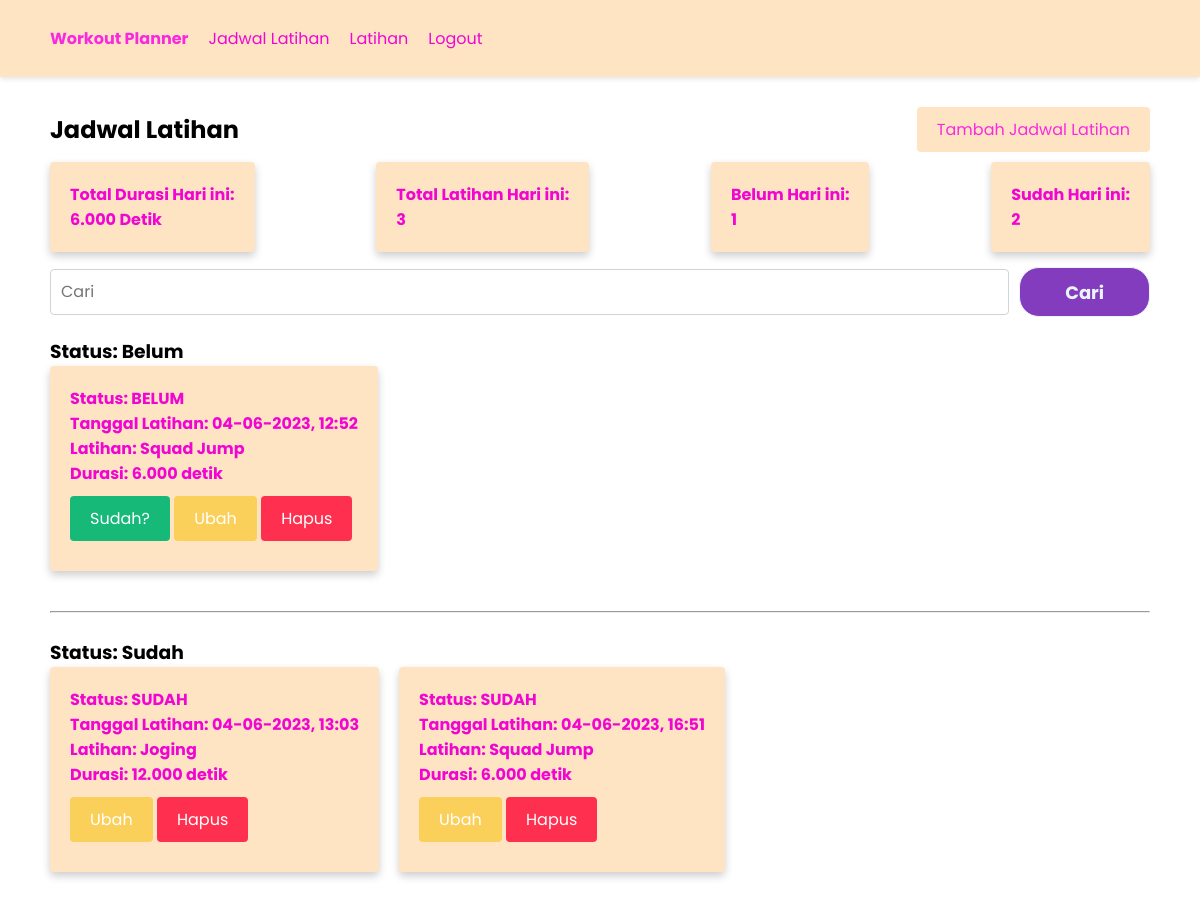
/index.php (signed in), run on the app's committed database.
### tables this page shows
CREATE TABLE `jadwal_latihan` (
  `id_jadwal_latihan` int(11) NOT NULL,
  `tanggal_latihan` datetime NOT NULL,
  `status` enum('BELUM','SUDAH') NOT NULL,
  `id_latihan` int(11) NOT NULL,
  `id_user` int(11) NOT NULL
);

CREATE TABLE `latihan` (
  `id_latihan` int(11) NOT NULL,
  `nama_latihan` varchar(100) NOT NULL,
  `durasi` int(11) NOT NULL,
  `id_user` int(11) NOT NULL
);

### index.php (the view, shortened to what this page needs)
<?php
	include 'koneksi.php';
	$id_user = $_SESSION['id_user'];
	$jadwal_latihan_belum = mysqli_query($koneksi, "SELECT * FROM jadwal_latihan INNER JOIN latihan ON jadwal_latihan.id_latihan = latihan.id_latihan WHERE jadwal_latihan.id_user = '$id_user' AND status = 'BELUM' ORDER BY tanggal_latihan ASC");
	$jadwal_latihan_sudah = mysqli_query($koneksi, "SELECT * FROM jadwal_latihan INNER JOIN latihan ON jadwal_latihan.id_latihan = latihan.id_latihan WHERE jadwal_latihan.id_user = '$id_user' AND status = 'SUDAH' ORDER BY tanggal_latihan ASC");
	$total_durasi_hari_ini = mysqli_fetch_assoc(mysqli_query($koneksi, "SELECT SUM(latihan.durasi) AS total_durasi
	FROM jadwal_latihan
	INNER JOIN latihan ON jadwal_latihan.id_latihan = latihan.id_latihan
	WHERE jadwal_latihan.id_user = '$id_user'
	  AND DATE(jadwal_latihan.tanggal_latihan) = CURDATE() AND status = 'BELUM'"));
	$total_latihan_hari_ini = mysqli_fetch_assoc(mysqli_query($koneksi, "SELECT COUNT(latihan.id_latihan) AS total_latihan
	FROM jadwal_latihan
	INNER JOIN latihan ON jadwal_latihan.id_latihan = latihan.id_latihan
	WHERE jadwal_latihan.id_user = '$id_user'
	  AND DATE(jadwal_latihan.tanggal_latihan) = CURDATE()"));
	$total_latihan_belum_hari_ini = mysqli_fetch_assoc(mysqli_query($koneksi, "SELECT COUNT(latihan.id_latihan) AS total_latihan
	FROM jadwal_latihan
	INNER JOIN latihan ON jadwal_latihan.id_latihan = latihan.id_latihan
	WHERE jadwal_latihan.id_user = '$id_user'
	  AND DATE(jadwal_latihan.tanggal_latihan) = CURDATE() AND status = 'BELUM'"));
	$total_latihan_sudah_hari_ini = mysqli_fetch_assoc(mysqli_query($koneksi, "SELECT COUNT(latihan.id_latihan) AS total_latihan
	FROM jadwal_latihan
	INNER JOIN latihan ON jadwal_latihan.id_latihan = latihan.id_latihan
	WHERE jadwal_latihan.id_user = '$id_user'
	  AND DATE(jadwal_latihan.tanggal_latihan) = CURDATE() AND status = 'SUDAH'"));
 ?>
<!DOCTYPE html>
<html lang="en">
<head>
    <?php include 'head.php'; ?>
</head>
<body>
    <?php include 'navbar.php'; ?>
    <div class="container">
    	<div class="title">
    		<h2>Jadwal Latihan</h2>
	    	<a href="tambah_jadwal_latihan.php" class="button">Tambah Jadwal Latihan</a>
    	</div>
		<div class="row justify-content-between">
			<div class="col">
				<div class="card">
		    		<h4>Total Durasi Hari ini:<br><?= str_replace(",", ".", number_format($total_durasi_hari_ini['total_durasi'])); ?> Detik</h4>
		    	</div>
			</div>
			<div class="col">
				<div class="card">
		    		<h4>Total Latihan Hari ini:<br><?= number_format($total_latihan_hari_ini['total_latihan']); ?></h4>
		    	</div>
	    	</div>
			<div class="col">
		    	<div class="card">
		    		<h4>Belum Hari ini:<br><?= number_format($total_latihan_belum_hari_ini['total_latihan']); ?></h4>
		    	</div>
	    	</div>
			<div class="col">
		    	<div class="card">
		    		<h4>Sudah Hari ini:<br><?= number_format($total_latihan_sudah_hari_ini['total_latihan']); ?></h4>
		    	</div>
			</div>
		</div>
		<form method="post" class="form-cari">
			<input type="text" id="cari" name="cari" placeholder="Cari" class="form-control">
			<button type="submit" name="btnCari">Cari</button>
		</form>
		<h3>Status: Belum</h3>
    	<div class="row">
    		<?php if (mysqli_num_rows($jadwal_latihan_belum) > 0): ?>
    			<?php foreach ($jadwal_latihan_belum as $data): ?>
		    		<div class="col">
		    			<div class="card">
				    		<h4>Status: <?= $data['status']; ?></h4>
				    		<h4>Tanggal Latihan: <?= date("d-m-Y, H:i", strtotime($data['tanggal_latihan'])); ?></h4>
				    		<h4>Latihan: <?= $data['nama_latihan']; ?></h4>
				    		<h4>Durasi: <?= str_replace(",", ".", number_format($data['durasi'])); ?> detik</h4>
				    		<?php if ($data['status'] == 'BELUM'): ?>
					    		<a href="ubah_status.php?id_jadwal_latihan=<?= $data['id_jadwal_latihan']; ?>" class="button bg-green">Sudah?</a>
				    		<?php endif ?>
				    		<a href="ubah_jadwal_latihan.php?id_jadwal_latihan=<?= $data['id_jadwal_latihan']; ?>" class="button bg-yellow">Ubah</a>
				    		<a onclick="return confirm('Apakah Anda yakin ingin menghapus jadwal latihan <?= $data['nama_latihan']; ?>?')" href="hapus_jadwal_latihan.php?id_jadwal_latihan=<?= $data['id_jadwal_latihan']; ?>" class="button bg-red">Hapus</a>
				    	</div>
		    		</div>
		    	<?php endforeach ?>
		    <?php else: ?>
    			<div class="card">
			    	<h4>Tidak ada Latihan</h4>
			    </div>
    		<?php endif ?>
    	</div>
    	<br>
    	<hr>
    	<br>
    	<h3>Status: Sudah</h3>
    	<div class="row">
    		<?php if (mysqli_num_rows($jadwal_latihan_sudah) > 0): ?>
	    		<?php foreach ($jadwal_latihan_sudah as $data): ?>
		    		<div class="col">
		    			<div class="card">
				    		<h4>Status: <?= $data['status']; ?></h4>
				    		<h4>Tanggal Latihan: <?= date("d-m-Y, H:i", strtotime($data['tanggal_latihan'])); ?></h4>
				    		<h4>Latihan: <?= $data['nama_latihan']; ?></h4>
				    		<h4>Durasi: <?= str_replace(",", ".", number_format($data['durasi'])); ?> detik</h4>
				    		<a href="ubah_jadwal_latihan.php?id_jadwal_latihan=<?= $data['id_jadwal_latihan']; ?>" class="button bg-yellow">Ubah</a>
				    		<a onclick="return confirm('Apakah Anda yakin ingin menghapus jadwal latihan <?= $data['nama_latihan']; ?>?')" href="hapus_jadwal_latihan.php?id_jadwal_latihan=<?= $data['id_jadwal_latihan']; ?>" class="button bg-red">Hapus</a>
				    	</div>
		    		</div>
		    	<?php endforeach ?>
		    <?php else: ?>
		    	<div class="card">
			    	<h4>Tidak ada Latihan</h4>
			    </div>
		    <?php endif ?>
    	</div>
    </div>
</body>
</html>

### style.css (style rules this page uses)
* { margin: 0; padding: 0; box-sizing: border-box; font-family: "Poppins", sans-serif; }
button[type='submit'] { width: 100%; height: 50px; border: 1px solid; background: #833cbd; border-radius: 20px; font-size: 18px; color: #e9f4fb; font-weight: 700; cursor: pointer; outline: none; }
.container { margin-right: auto; margin-left: auto; padding-right: 50px; padding-left: 50px; padding-top: 20px; padding-bottom: 20px; }
.button { display: inline-block; padding: 10px 20px; background-color: bisque; color: white; text-decoration: none; text-align: center; font-size: 16px; border: none; border-radius: 4px; cursor: pointer; color: rgb(250, 41, 222); margin-top: 10px; margin-bottom: 10px; }
.form-control { display: block; width: 100%; padding: 0.375rem 0.75rem; font-size: 1rem; line-height: 1.5; color: #495057; background-color: #fff; background-clip: padding-box; border: 1px solid #ced4da; border-radius: 0.25rem; transition: border-color 0.15s ease-in-out, box-shadow 0.15s ease-in-out; }
.title { display: flex; align-items: center; justify-content: flex-end; }
.title h1, .title h2, .title h3, .title h4, .title h5 { margin-right: auto; }
.card { box-shadow: 0 4px 8px 0 rgba(0, 0, 0, 0.2); max-width: 350px; background-color: bisque; padding: 20px; border-radius: 4px; color: rgb(240, 6, 208); margin-bottom: 15px; }
.row { display: flex; flex-wrap: wrap; justify-content: flex-start; }
.col { margin-right: 20px; flex: flex: 1 0 0%; }
.col:last-child { margin-right: 0; }
.justify-content-between { justify-content: space-between; }
.bg-yellow { background-color: #facf5a; color: white; }
.bg-green { background-color: #17b978; color: white; }
.bg-red { background-color: #ff304f; color: white; }
.form-cari { display: flex; align-items: center; margin-bottom: 20px; }
.form-cari input { padding: 10px; }
.form-cari button { width: 150px; margin-left: 10px; }

### data on the page
jadwal_latihan: status "BELUM", tanggal_latihan "04-06-2023, 12:52", id_latihan.nama_latihan "Squad Jump", id_latihan.durasi "6.000"
jadwal_latihan: status "SUDAH", tanggal_latihan "04-06-2023, 13:03", id_latihan.nama_latihan "Joging", id_latihan.durasi "12.000"
jadwal_latihan: status "SUDAH", tanggal_latihan "04-06-2023, 16:51", id_latihan.nama_latihan "Squad Jump", id_latihan.durasi "6.000"

### other printed values
$total_latihan_hari_ini['total_latihan'] "3"
$total_latihan_belum_hari_ini['total_latihan'] "1"
$total_latihan_sudah_hari_ini['total_latihan'] "2"
